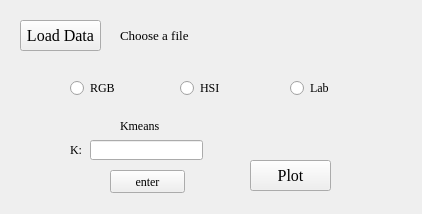
<?xml version="1.0" encoding="UTF-8"?>
<ui version="4.0">
 <class>Form</class>
 <widget class="QWidget" name="Form">
  <property name="geometry">
   <rect>
    <x>0</x>
    <y>0</y>
    <width>422</width>
    <height>214</height>
   </rect>
  </property>
  <property name="font">
   <font>
    <family>Times New Roman</family>
   </font>
  </property>
  <property name="windowTitle">
   <string>Form</string>
  </property>
  <widget class="QPushButton" name="pushButton">
   <property name="geometry">
    <rect>
     <x>20</x>
     <y>20</y>
     <width>81</width>
     <height>31</height>
    </rect>
   </property>
   <property name="font">
    <font>
     <family>Times New Roman</family>
     <pointsize>12</pointsize>
    </font>
   </property>
   <property name="text">
    <string>Load Data</string>
   </property>
  </widget>
  <widget class="QPushButton" name="pushButton_2">
   <property name="geometry">
    <rect>
     <x>250</x>
     <y>160</y>
     <width>81</width>
     <height>31</height>
    </rect>
   </property>
   <property name="font">
    <font>
     <family>Times New Roman</family>
     <pointsize>12</pointsize>
    </font>
   </property>
   <property name="text">
    <string>Plot</string>
   </property>
  </widget>
  <widget class="QLabel" name="label">
   <property name="geometry">
    <rect>
     <x>120</x>
     <y>20</y>
     <width>291</width>
     <height>31</height>
    </rect>
   </property>
   <property name="font">
    <font>
     <family>Times New Roman</family>
     <pointsize>10</pointsize>
    </font>
   </property>
   <property name="lineWidth">
    <number>1</number>
   </property>
   <property name="text">
    <string>Choose a file</string>
   </property>
  </widget>
  <widget class="QLineEdit" name="lineEdit">
   <property name="geometry">
    <rect>
     <x>90</x>
     <y>140</y>
     <width>113</width>
     <height>20</height>
    </rect>
   </property>
  </widget>
  <widget class="QPushButton" name="pushButton_3">
   <property name="geometry">
    <rect>
     <x>110</x>
     <y>170</y>
     <width>75</width>
     <height>23</height>
    </rect>
   </property>
   <property name="text">
    <string>enter</string>
   </property>
  </widget>
  <widget class="QLabel" name="label_2">
   <property name="geometry">
    <rect>
     <x>70</x>
     <y>140</y>
     <width>21</width>
     <height>20</height>
    </rect>
   </property>
   <property name="text">
    <string>K:</string>
   </property>
  </widget>
  <widget class="QRadioButton" name="radioButton">
   <property name="geometry">
    <rect>
     <x>70</x>
     <y>80</y>
     <width>83</width>
     <height>16</height>
    </rect>
   </property>
   <property name="text">
    <string>RGB</string>
   </property>
  </widget>
  <widget class="QRadioButton" name="radioButton_2">
   <property name="geometry">
    <rect>
     <x>180</x>
     <y>80</y>
     <width>83</width>
     <height>16</height>
    </rect>
   </property>
   <property name="text">
    <string>HSI</string>
   </property>
  </widget>
  <widget class="QRadioButton" name="radioButton_3">
   <property name="geometry">
    <rect>
     <x>290</x>
     <y>80</y>
     <width>83</width>
     <height>16</height>
    </rect>
   </property>
   <property name="text">
    <string>Lab</string>
   </property>
  </widget>
  <widget class="QLabel" name="label_3">
   <property name="geometry">
    <rect>
     <x>120</x>
     <y>120</y>
     <width>47</width>
     <height>12</height>
    </rect>
   </property>
   <property name="text">
    <string>Kmeans</string>
   </property>
  </widget>
 </widget>
 <resources/>
 <connections/>
</ui>
